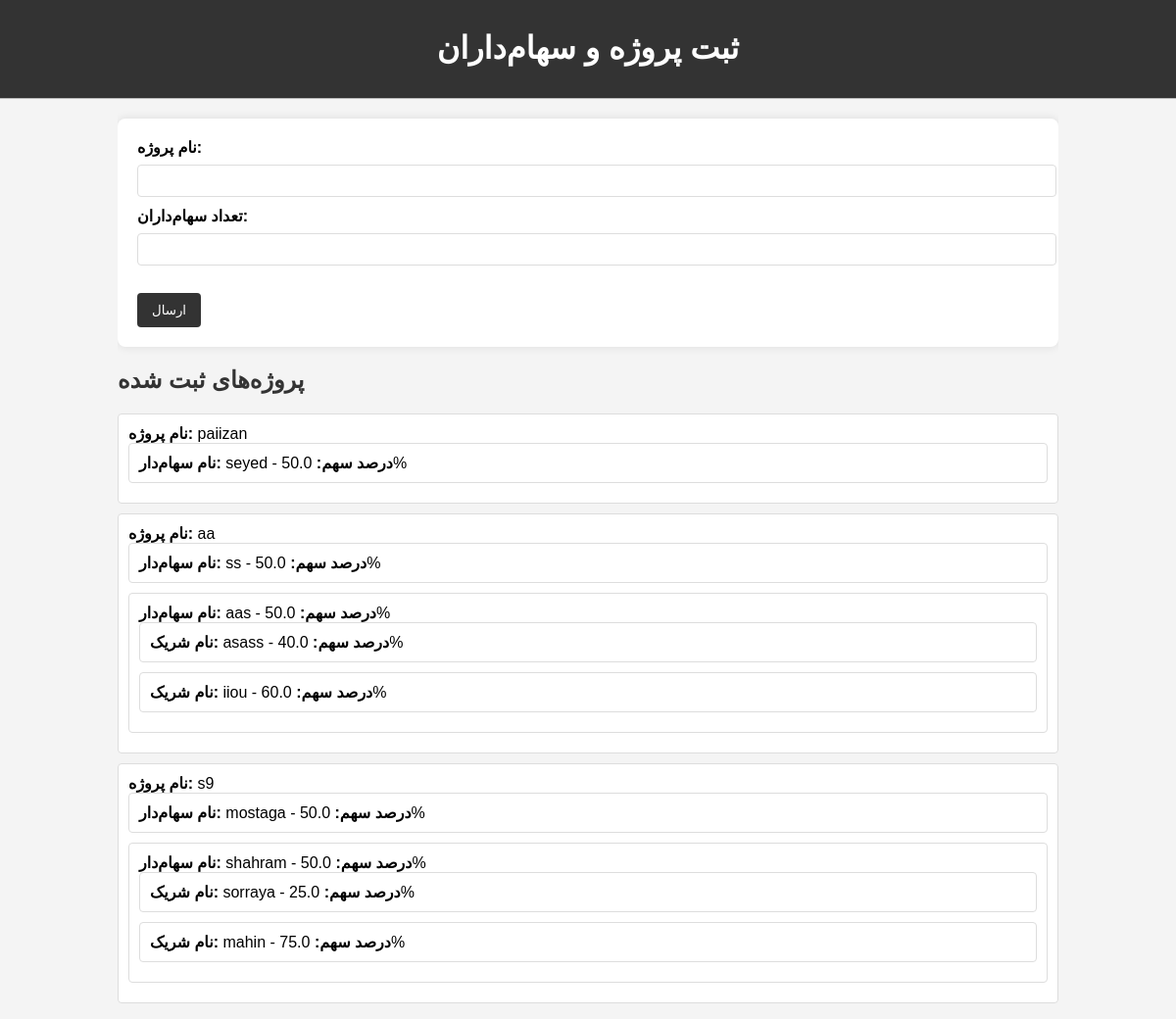
The page / on the database its author committed.
### app.py (models this page shows)
class Project(db.Model):
    id = db.Column(db.Integer, primary_key=True)
    name = db.Column(db.String(100), nullable=False)
    shareholders = db.relationship('Shareholder', backref='project', lazy=True)

class Shareholder(db.Model):
    id = db.Column(db.Integer, primary_key=True)
    name = db.Column(db.String(100), nullable=False)
    percentage = db.Column(db.Float, nullable=False)
    project_id = db.Column(db.Integer, db.ForeignKey('project.id'), nullable=False)
    partners = db.relationship('Partner', backref='shareholder', lazy=True)

class Partner(db.Model):
    id = db.Column(db.Integer, primary_key=True)
    name = db.Column(db.String(100), nullable=False)
    percentage = db.Column(db.Float, nullable=False)
    shareholder_id = db.Column(db.Integer, db.ForeignKey('shareholder.id'), nullable=False)

### app.py (the view, shortened to what this page needs)
@app.route('/', methods=['GET', 'POST'])
def index():
    projects = Project.query.all()
    return render_template('index.html', projects=projects)

### templates/index.html (shortened to what this page needs)
<!DOCTYPE html>
<html lang="en">
<head>
    <link rel="stylesheet" href="{{ url_for('static', filename='styles.css') }}">
</head>
<body>
    <header>
        <div class="container">
            <h1>ثبت پروژه و سهام‌داران</h1>
        </div>
    </header>
    <div class="container">
        <form action="" method="post">
            <label for="project_name">نام پروژه:</label>
            <input type="text" id="project_name" name="project_name" required>
            <br>
            <label for="shareholders_count">تعداد سهام‌داران:</label>
            <input type="number" id="shareholders_count" name="shareholders_count" required>
            <br>
            <br>
            <button type="submit">ارسال</button>
        </form>
        <h2>پروژه‌های ثبت شده</h2>
        <ul>
            {% for project in projects %}
                <li>
                    <strong>نام پروژه:</strong> {{ project.name }}
                    <ul>
                        {% for shareholder in project.shareholders %}
                            <li>
                                <strong>نام سهام‌دار:</strong> {{ shareholder.name }} -
                                <strong>درصد سهم:</strong> {{ shareholder.percentage }}%
                                <ul>
                                    {% for partner in shareholder.partners %}
                                        <li>
                                            <strong>نام شریک:</strong> {{ partner.name }} -
                                            <strong>درصد سهم:</strong> {{ partner.percentage }}%
                                        </li>
                                    {% endfor %}
                                </ul>
                            </li>
                        {% endfor %}
                    </ul>
                </li>
            {% endfor %}
        </ul>
    </div>
</body>
</html>

### static/styles.css (style rules this page uses)
body { font-family: Arial, sans-serif; margin: 0; padding: 0; background-color: #f4f4f4; }
.container { width: 80%; margin: auto; overflow: hidden; }
header { background: #333; color: #fff; padding-top: 30px; min-height: 70px; border-bottom: #bbb 1px solid; }
header h1 { text-align: center; text-transform: uppercase; margin: 0; }
form { background: #fff; padding: 20px; margin-top: 20px; border-radius: 8px; box-shadow: 0 0 10px rgba(0, 0, 0, 0.1); }
label { display: block; margin-bottom: 8px; font-weight: bold; }
input[type="text"], input[type="number"] { width: 100%; padding: 8px; margin-bottom: 10px; border: 1px solid #ddd; border-radius: 4px; }
button { background: #333; color: #fff; border: 0; padding: 10px 15px; border-radius: 4px; cursor: pointer; }
ul { list-style-type: none; padding: 0; }
li { margin-bottom: 10px; padding: 10px; background: #fff; border: 1px solid #ddd; border-radius: 4px; }
h2 { margin-top: 20px; color: #333; }

### rows shown on the page
Project: name "paiizan"
Shareholder: name "seyed", percentage "50.0"
Project: name "aa"
Shareholder: name "ss", percentage "50.0"
Shareholder: name "aas", percentage "50.0"
Partner: name "asass", percentage "40.0"
Partner: name "iiou", percentage "60.0"
Project: name "s9"
Shareholder: name "mostaga", percentage "50.0"
Shareholder: name "shahram", percentage "50.0"
Partner: name "sorraya", percentage "25.0"
Partner: name "mahin", percentage "75.0"
